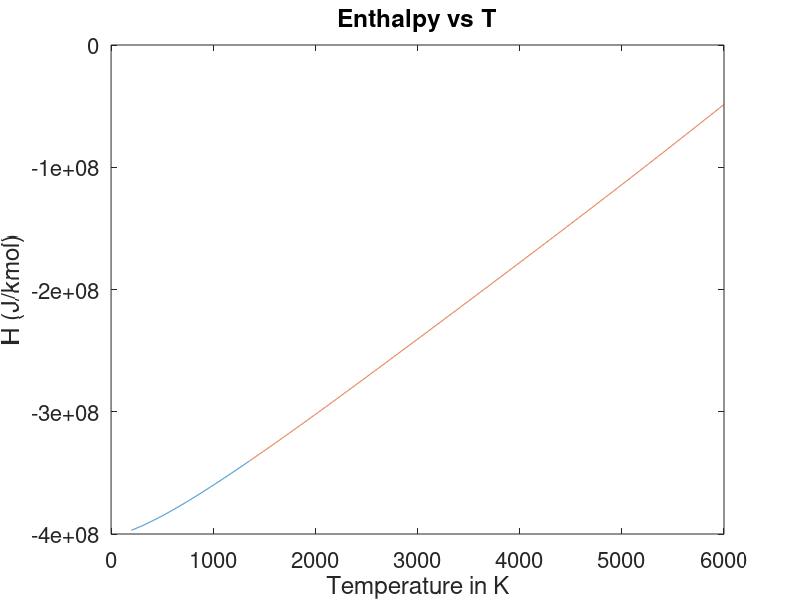
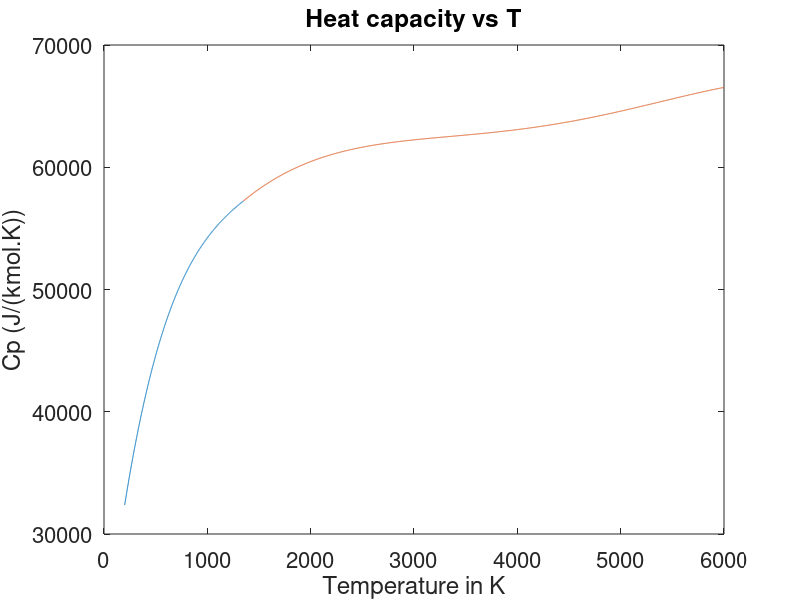
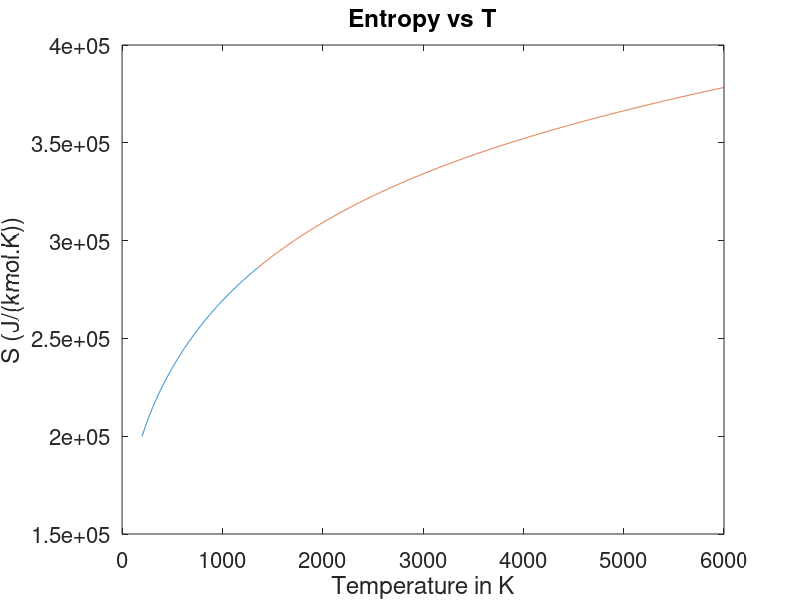

Reproduce these figures in MATLAB, in order.
%Created by Raphael BOICHOT around 2018, updated in March 2024
%Format of output data : T(K) H/(RT)(-) Cp/R(-) S/R(-) in columns
clc;
clear;
R=8.314;%(J/kmol.K)
Default_fontsize=16;
fileID = fopen('Output.dat','r');
A = fread(fileID,45,'*char');
Data=cell2mat(textscan(char(fread(fileID,35,'*char')),'%f'));
Low_temp = Data(1);
High_temp = Data(2);
Cutting_temp = Data(3);
fread(fileID,2,'*char');
a1_HT = cell2mat(textscan(char(fread(fileID,15,'*char')),'%f'));
a2_HT = cell2mat(textscan(char(fread(fileID,15,'*char')),'%f'));
a3_HT = cell2mat(textscan(char(fread(fileID,15,'*char')),'%f'));
a4_HT = cell2mat(textscan(char(fread(fileID,15,'*char')),'%f'));
a5_HT = cell2mat(textscan(char(fread(fileID,15,'*char')),'%f'));
fread(fileID,7,'*char');
a6_HT = cell2mat(textscan(char(fread(fileID,15,'*char')),'%f'));
a7_HT = cell2mat(textscan(char(fread(fileID,15,'*char')),'%f'));
a1_BT = cell2mat(textscan(char(fread(fileID,15,'*char')),'%f'));
a2_BT = cell2mat(textscan(char(fread(fileID,15,'*char')),'%f'));
a3_BT = cell2mat(textscan(char(fread(fileID,15,'*char')),'%f'));
fread(fileID,7,'*char');
a4_BT = cell2mat(textscan(char(fread(fileID,15,'*char')),'%f'));
a5_BT = cell2mat(textscan(char(fread(fileID,15,'*char')),'%f'));
a6_BT = cell2mat(textscan(char(fread(fileID,15,'*char')),'%f'));
a7_BT = cell2mat(textscan(char(fread(fileID,15,'*char')),'%f'));
fclose(fileID);

%Plotting
T_BT=Low_temp:1:Cutting_temp;
H_R_BT=a1_BT+a2_BT.*T_BT/2+a3_BT.*T_BT.^2/3+a4_BT.*T_BT.^3/4+a5_BT.*T_BT.^4/5+a6_BT./T_BT;
Cp_R_BT=a1_BT+a2_BT.*T_BT+a3_BT.*T_BT.^2+a4_BT.*T_BT.^3+a5_BT.*T_BT.^4;
S_R_BT=a1_BT.*log(T_BT)+a2_BT.*T_BT+a3_BT.*T_BT.^2/2+a4_BT.*T_BT.^3/3+a5_BT.*T_BT.^4/4+a7_BT;

T_HT=Cutting_temp:1:High_temp;
H_R_HT=a1_HT+a2_HT.*T_HT/2+a3_HT.*T_HT.^2/3+a4_HT.*T_HT.^3/4+a5_HT.*T_HT.^4/5+a6_HT./T_HT;
Cp_R_HT=a1_HT+a2_HT.*T_HT+a3_HT.*T_HT.^2+a4_HT.*T_HT.^3+a5_HT.*T_HT.^4;
S_R_HT=a1_HT.*log(T_HT)+a2_HT.*T_HT+a3_HT.*T_HT.^2/2+a4_HT.*T_HT.^3/3+a5_HT.*T_HT.^4/4+a7_HT;

figure(1)
plot(T_BT,H_R_BT.*T_BT*(R*1000),T_HT,H_R_HT.*T_HT*(R*1000))
title('Enthalpy vs T','Fontsize',Default_fontsize)
ylabel('H (J/kmol)','Fontsize',Default_fontsize)
xlabel('Temperature in K','Fontsize',Default_fontsize);
set(gca,'FontSize',Default_fontsize)
saveas(gcf,'H_R_NASA.png');

figure(2)
plot(T_BT,Cp_R_BT*(R*1000),T_HT,Cp_R_HT*(R*1000))
title('Heat capacity vs T','Fontsize',Default_fontsize)
ylabel('Cp (J/(kmol.K))','Fontsize',Default_fontsize)
xlabel('Temperature in K','Fontsize',Default_fontsize);
set(gca,'FontSize',Default_fontsize)
saveas(gcf,'Cp_R_NASA.png');

figure(3)
plot(T_BT,S_R_BT*(R*1000),T_HT,S_R_HT*(R*1000))
title('Entropy vs T','Fontsize',Default_fontsize)
ylabel('S (J/(kmol.K))','Fontsize',Default_fontsize)
xlabel('Temperature in K','Fontsize',Default_fontsize);
set(gca,'FontSize',Default_fontsize)
saveas(gcf,'S_R_NASA.png');

T_R=[T_BT T_HT]';
S_R=[S_R_BT S_R_HT]';
H_R=[H_R_BT H_R_HT]';
Cp_R=[Cp_R_BT Cp_R_HT]';
raw_data=[T_R H_R Cp_R S_R ];
save thermo_data.txt raw_data -ascii;

